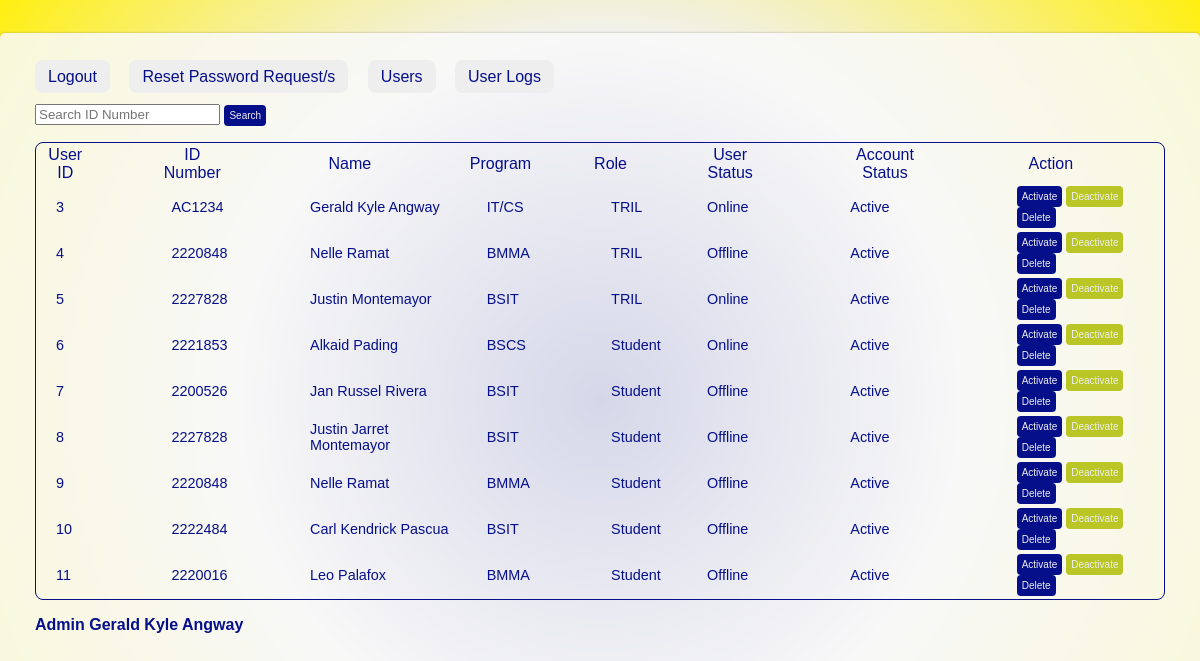
The page /admin_module/admin_viewusers.php (signed in) on the database as committed earlier.
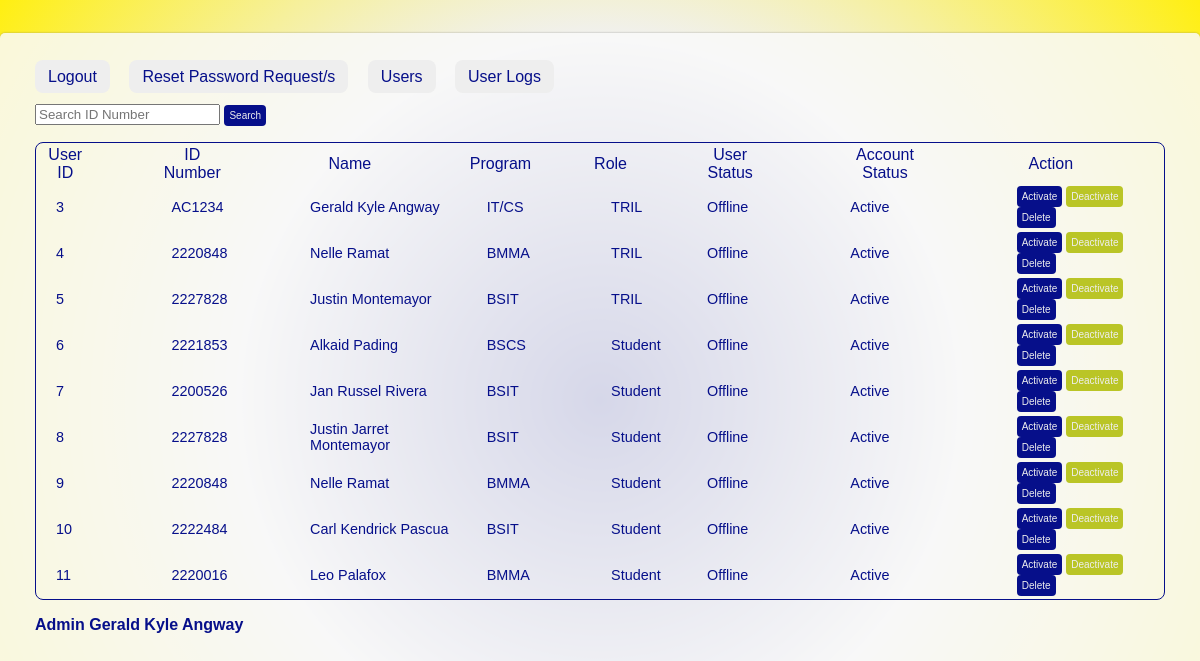
The same page on the database as committed later.
### tables this page shows
CREATE TABLE IF NOT EXISTS `accounts` (
  `UserID` int NOT NULL,
  `Password` varchar(80) NOT NULL,
  `Password_Status` int DEFAULT NULL,
  `Account_Status` varchar(12) DEFAULT NULL,
  `User_Status` varchar(8) NOT NULL,
  KEY `user_acc` (`UserID`)
);

CREATE TABLE IF NOT EXISTS `users` (
  `UserID` int NOT NULL AUTO_INCREMENT,
  `IDNum` varchar(10) NOT NULL,
  `FirstName` varchar(100) NOT NULL,
  `LastName` varchar(100) NOT NULL,
  `Program` varchar(6) DEFAULT NULL,
  `Role` varchar(10) NOT NULL,
  PRIMARY KEY (`UserID`)
);

### admin_module/admin_viewusers.php (the view, shortened to what this page needs)
<link rel="stylesheet" href="../css/view.css">
<div class="box-container">
<div class="logout">
<a href='../otherpages/logout.php'>Logout</a>
</div>
<div class="reset">
<a href='admin.php'>Reset Password Request/s</a>
</div>
<div class="users">
<a href='admin_viewusers.php'>Users</a>
</div>
<div class="logs">
<a href=admin_userlogs.php>User Logs</a>
</div>
    <br><br>
<div class="table">
<div class="search">
    <form method="get" action="admin_viewusers.php">
        <input type="text" id="idNumber" name="idNumber" placeholder="Search ID Number">
        <button type="submit">Search</button>
    </form>
</div>
<table>
    <thead>
        <tr>
            <th>User ID</th>
            <th>ID Number</th>
            <th>Name</th>
            <th>Program</th>
            <th>Role</th>
            <th>User Status</th>
            <th>Account Status</th>
            <th>Action</th>
        </tr>
    </thead>
    <tbody>
        <?php
        require('../database/db.php');
        $userID = isset($_SESSION['userID']) ? $_SESSION['userID'] : null;
        $name = "";
        if ($userID !== null) {
            $sqlUser = "SELECT CONCAT(FirstName, ' ', LastName) AS FullName, Role FROM users WHERE UserID = ?";
            $stmtUser = $db->prepare($sqlUser);
            $stmtUser->bind_param("i", $userID);
            $stmtUser->execute();
            $resultUser = $stmtUser->get_result();
            if ($rowUser = $resultUser->fetch_assoc()) {
                $name = $rowUser['FullName'];
            }
        }
        $sql = "SELECT u.UserID, u.IDNum, CONCAT(u.FirstName, ' ', u.LastName) AS Name, u.Program,
            u.Role, a.User_Status, a.Account_Status FROM users u JOIN accounts a ON u.UserID = a.UserID
            WHERE u.Role NOT IN ('Admin', 'admin')";
        $result = mysqli_query($db, $sql);
        while ($row = mysqli_fetch_assoc($result)) {
            $activateButtonDisabled = ($row['Account_Status'] === 'Deactivated') ? 'disabled' : '';
            $deactivateButtonDisabled = ($row['Account_Status'] === 'Active') ? 'disabled' : '';
            echo "<tr>
                    <td>" . htmlspecialchars($row['UserID']) . "</td>
                    <td>" . htmlspecialchars($row['IDNum']) . "</td>
                    <td>" . htmlspecialchars($row['Name']) . "</td>
                    <td>" . htmlspecialchars($row['Program']) . "</td>
                    <td>" . htmlspecialchars($row['Role']) . "</td>
                    <td>" . htmlspecialchars($row['User_Status']) . "</td>
                    <td>" . htmlspecialchars($row['Account_Status']) . "</td>
                    <td>
                        <button $deactivateButtonDisabled onclick='showActivatePopup(\"{$row['UserID']}\")'>Activate</button>
                        <button $activateButtonDisabled onclick='showDeactivatePopup(\"{$row['UserID']}\")' style='background-color: #bac526;'>Deactivate</button>
                        <button onclick='showPopup(\"{$row['UserID']}\")'>Delete</button>
                    </td>
            </tr>";
        }
        ?>
    </tbody>
</table>
<p><strong>Admin <?php echo htmlspecialchars($name);  ?></strong></p>
</div>

Rows that differ between the two databases and show on the page:
changed accounts "AC1234": User_Status "Online" → "Offline"
changed accounts id 5: User_Status "Online" → "Offline"
changed accounts "BSCS": User_Status "Online" → "Offline"
